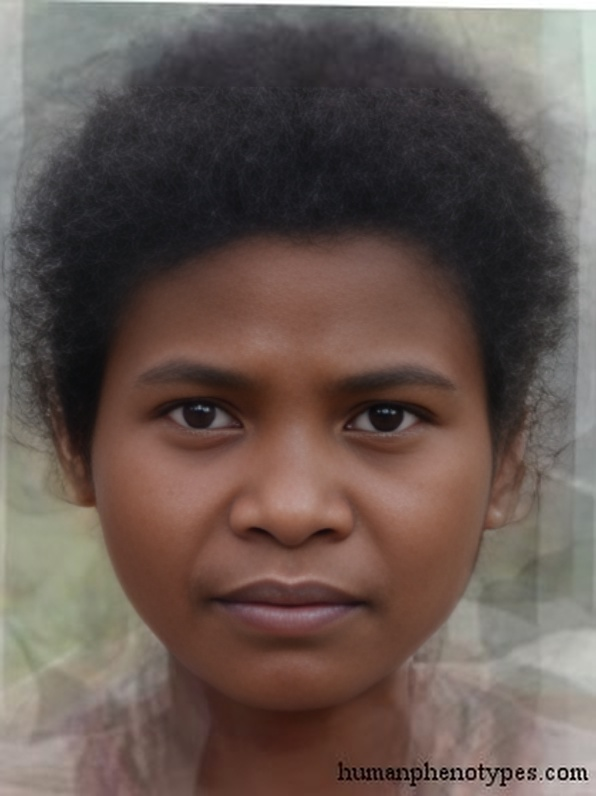
#> input picture dataset/aetid/aetidf.jpg, 596 x 796 px; its folder holds only this picture in this run
$ python preprocess.py
#> lines starting #> are read from the running program, lines starting #| are printed output that depends on the picture
#> in process_dataset, img is the input picture: shape (796, 596, 3); mean B, G, R 81.8, 87.8, 103
#This script goes through every image inside of the databse, identifies the face and crops it out

import sys
from pathlib import Path

import cv2

SCRIPT_DIR = Path(__file__).resolve().parent
PROJECT_ROOT = SCRIPT_DIR.parent
DATASET_DIR = PROJECT_ROOT / "dataset"
CASCADE_PATH = PROJECT_ROOT / "models" / "haarcascade_frontalface_default.xml"
IMAGE_EXTENSIONS = {".jpg", ".jpeg", ".png", ".bmp", ".tif", ".tiff"}


def load_face_detector(cascade_path: Path) -> cv2.CascadeClassifier:
    cascade = cv2.CascadeClassifier(str(cascade_path))
    if cascade.empty():
        raise FileNotFoundError(f"Failed to load Haar cascade: {cascade_path}")
    return cascade


def is_image_file(path: Path) -> bool:
    return path.is_file() and path.suffix.lower() in IMAGE_EXTENSIONS


def crop_face_from_image(img: cv2.Mat, cascade: cv2.CascadeClassifier) -> cv2.Mat | None:
    gray = cv2.cvtColor(img, cv2.COLOR_BGR2GRAY)
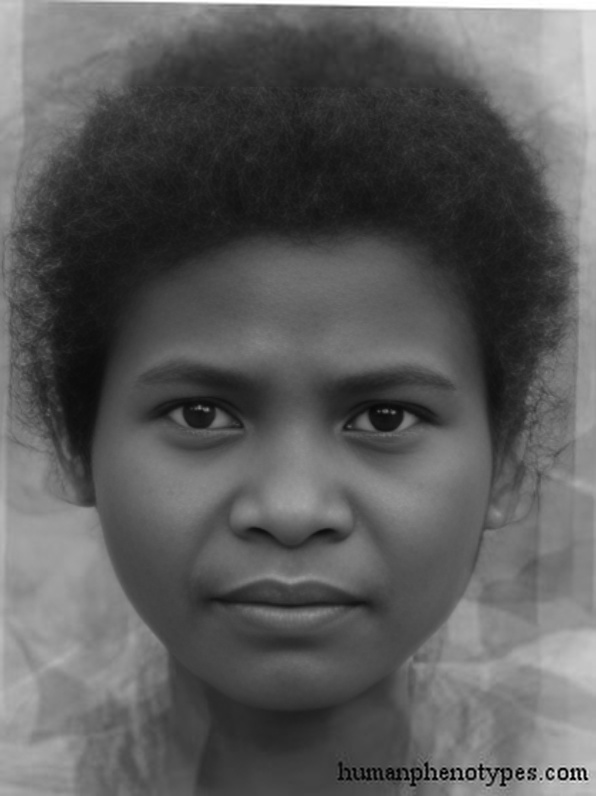
#> gray: shape (796, 596); min 1, max 255, mean 91.7
    faces = cascade.detectMultiScale(
        gray,
        scaleFactor=1.05,
        minNeighbors=5,
        minSize=(100, 100),
    )
#> faces = [[57, 238, 466, 466]]
    if len(faces) == 0:
        return None

    x, y, w, h = max(faces, key=lambda face: face[2] * face[3])
#> x = 57; y = 238; w = 466; h = 466
    face = img[y : y + h, x : x + w]
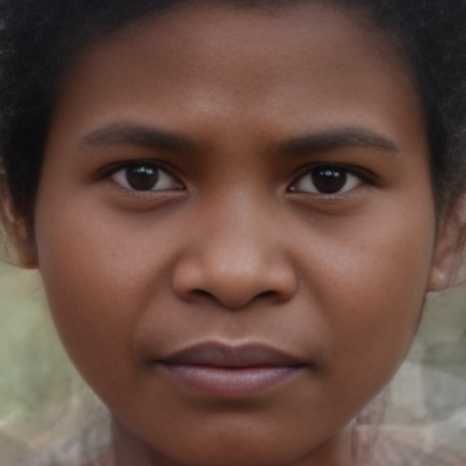
#> face: shape (466, 466, 3); mean B, G, R 68.1, 78.5, 105.8
    return cv2.resize(face, (112, 112), interpolation=cv2.INTER_AREA)


def process_dataset(dataset_dir: Path, cascade: cv2.CascadeClassifier) -> int:
    total_saved = 0
    if not dataset_dir.exists() or not dataset_dir.is_dir():
        raise FileNotFoundError(f"Dataset directory not found: {dataset_dir}")

    for phenotype_dir in sorted(dataset_dir.iterdir()):
        if not phenotype_dir.is_dir():
            continue

        for image_path in sorted(phenotype_dir.iterdir()):
            if not is_image_file(image_path):
                continue
            if image_path.stem.endswith("_cropped"):
                continue

            img = cv2.imread(str(image_path))
            if img is None:
                print(f"Skipping unreadable image: {image_path}")
                continue

            cropped = crop_face_from_image(img, cascade)
            if cropped is None:
                print(f"No face detected in: {image_path}")
                continue

            output_path = image_path.with_name(f"{image_path.stem}_cropped{image_path.suffix}")
            cv2.imwrite(str(output_path), cropped)
            print(f"Saved cropped image: {output_path}")
            total_saved += 1
#> pass 2 of the loop in process_dataset, `for phenotype_dir in sorted(dataset_dir.iterdir()):`:
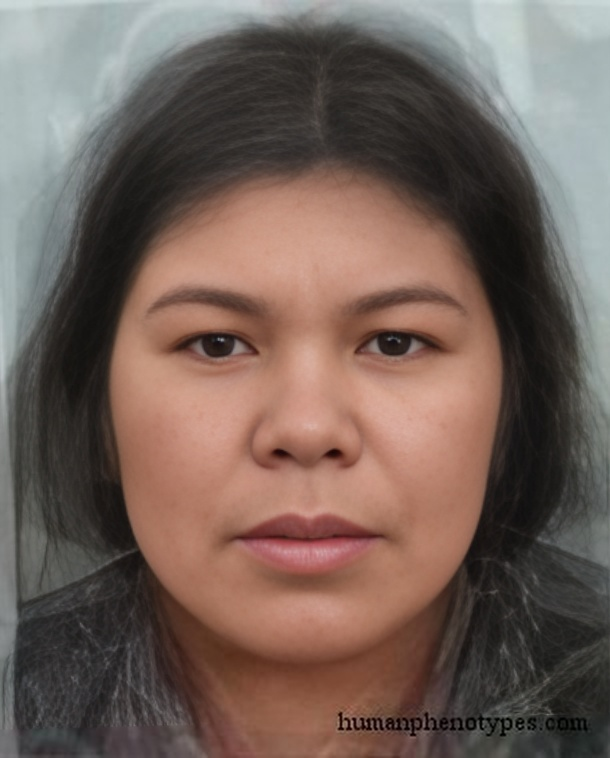
#> input picture dataset/ainuid/ainuidf.jpg, 610 x 758 px
#> in process_dataset, img is the input picture: shape (758, 610, 3); mean B, G, R 89.1, 97, 115.3
#> in crop_face_from_image (call 2), `gray = cv2.cvtColor(img, cv2.COLOR_BGR2GRAY)`:
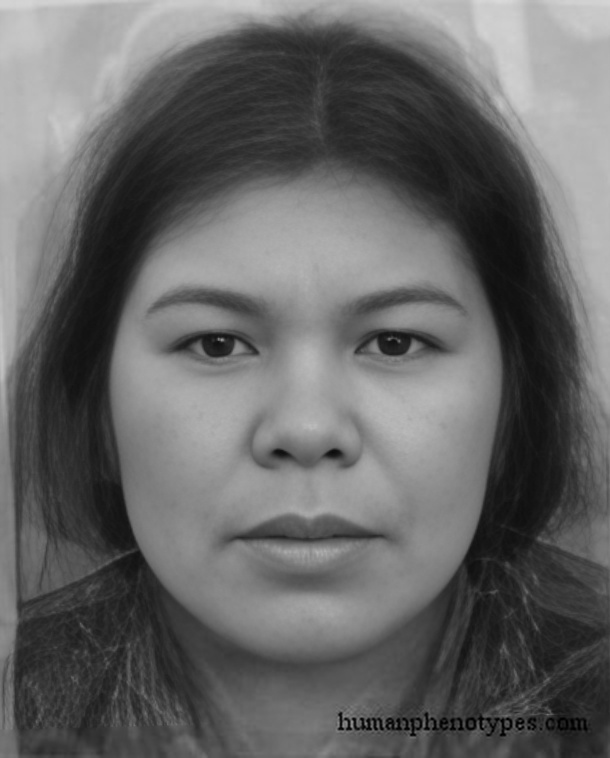
#> gray: shape (758, 610); min 0, max 218, mean 101.6
#> faces = [[80, 168, 452, 452]]
#> x = 80; y = 168; w = 452
#> in crop_face_from_image (call 2), `face = img[y : y + h, x : x + w]`:
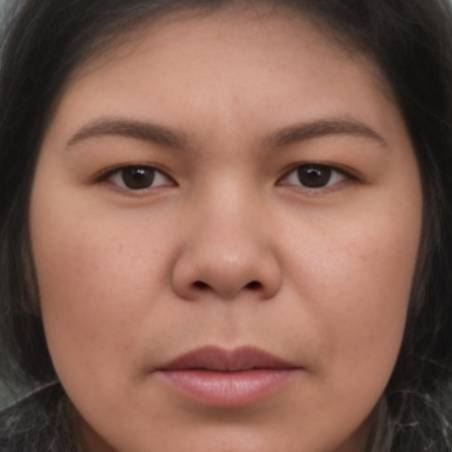
#> face: shape (452, 452, 3); mean B, G, R 83.8, 97.7, 134.6

    return total_saved


def main() -> int:
    try:
        cascade = load_face_detector(CASCADE_PATH)
    except FileNotFoundError as exc:
        print(str(exc), file=sys.stderr)
        return 1

    try:
        saved_count = process_dataset(DATASET_DIR, cascade)
    except FileNotFoundError as exc:
        print(str(exc), file=sys.stderr)
        return 1

    print(f"Finished. Total cropped images saved: {saved_count}")
    return 0


if __name__ == "__main__":
    sys.exit(main())
#> (the program exits here)
